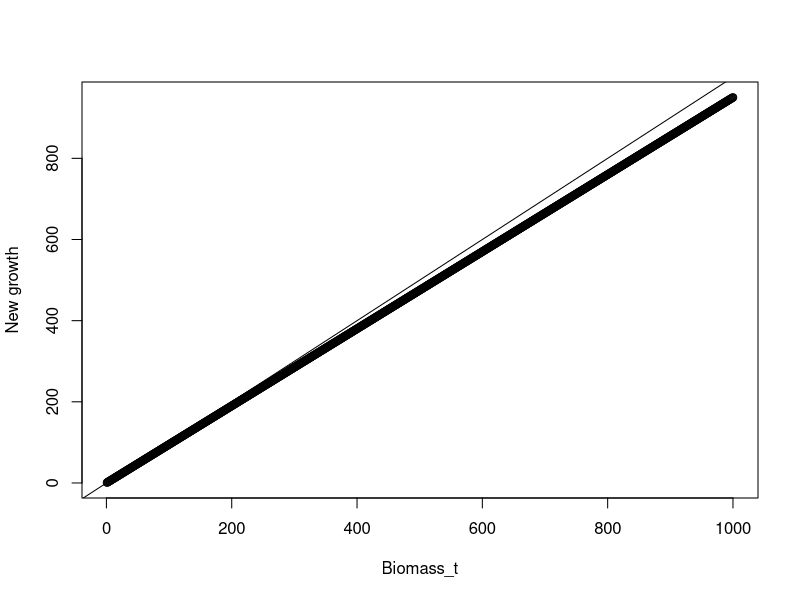

Here is the R script that generated this plot:
# examing the FP & SAV growth functions 

# define the parameters here 
maxrgr <- 0.5 
halfsatP <- 0.2
halfsatN <- 0.5 
halfsatB <- 42 
N <- 0.01 
P <- N/4  
loss <- 0.05

FP_GROW <- function(x,y) {
  y <- x + (maxrgr*x)*(N/(N+halfsatN))*(P/(P+halfsatP))*(x/(x+halfsatB))-(loss*x)
  return(y)
}

# This is linear 
# There is no nutrient uptake
temp<-matrix(data=rep.int(0,1000),nrow=1000,ncol=2)
temp[,1] <- seq(1,1000,1)
for (i in 1:1000) {
  y <- FP_GROW(i)
  temp[i,2] <- y
}
plot(temp[,1],temp[,2],ylab="New growth",xlab="Biomass_t")
abline(a=0,b=1)


x<-200 # floating plant biomass 
a<-0.02 # light limitation (by self)
b<-0.04 # shading by FP 
W<-0 # light attenuation (water column )
j<-100

SAV_GROW <- function(j,k) {
  k <- j + (maxrgr*j)*(1/(1+(a*j)+(b*x)+W))-(loss*j)
  return(k)
}
